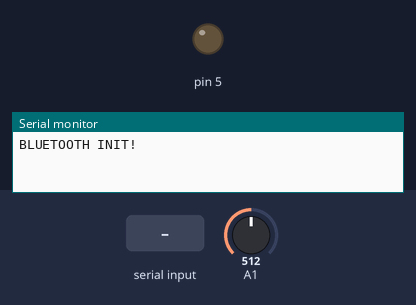
Simulated run of this sketch. Board: Arduino Uno, built with avr-gcc and run on an emulated ATmega328P. On the bench: output pins drawn as LEDs (lit = HIGH), the last lines printed to the serial monitor. The inputs (shaded band) are chosen by the test bench; at power-on: A1 = 512.

Above: at 1.2 s.
1.3 s: "W" received over the second serial link
At 1.47 s:
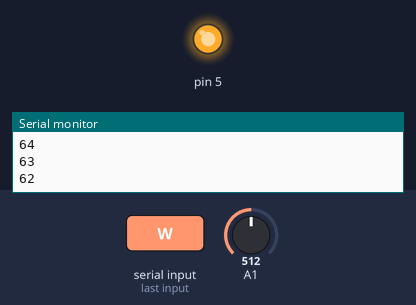
3.1 s: "E" received over the second serial link
Timing chart, 0 to 6.1 s (numbered marks = the images above; inputs shaded):
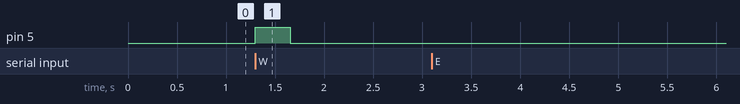

The sketch:

iotController.ino
```cpp
#include <SoftwareSerial.h>

SoftwareSerial BTSerial(2, 3);
byte buffer[1024]; // 데이터를 수신 받을 버퍼

const int COUNT_MAX = 100;
int purify_count = 0;

void setup() {
  // put your setup code here, to run once:
  BTSerial.begin(9600);
  Serial.begin(9600);
  Serial.println("BLUETOOTH INIT!");
}

void loop() {
  // put your main code here, to run repeatedly:
  if (BTSerial.available()) {
    byte data = BTSerial.read(); // 수신 받은 데이터 저장
    Serial.println((char)data);

    if((char)data == 'E'){
      int sub = 0;
      int subLen = 0;
      char emotionValue[9] = {0,};
      for(int i = 0 ; i < 10; i++){
        sub += analogRead(A1);
      }
      sub = (int)((double)sub/10);

      while(sub){
        int splitedData = sub%10;
        emotionValue[subLen] = (char)(splitedData + '0');
        sub /= 10;
        subLen++;
      }

      char passData[9] = {'e', 0 };
      int writeIndex = 1;
      for(int idx = subLen -1; idx>=0; idx--,writeIndex++){
        passData[writeIndex] = emotionValue[idx];

      }
      passData[writeIndex] = '#';
      passData[writeIndex + 1] = 0;
      BTSerial.write(passData);
    } else if((char)data == 'W'){
      Serial.println("W MATCHING");
      purify_count = COUNT_MAX;
    }
  }

  if(purify_count > 0){
    analogWrite(5, 255);
    purify_count--;
    Serial.println(purify_count);
  } else {
    analogWrite(5, 0);
  }

  //int soil = analogRead(A1);
  //Serial.println(soil);
  //analogWrite(5, 255);
}
```

Measured:
- after the input at 1.3 s, pin 5: LOW → HIGH at once, → LOW 0.35 s later
